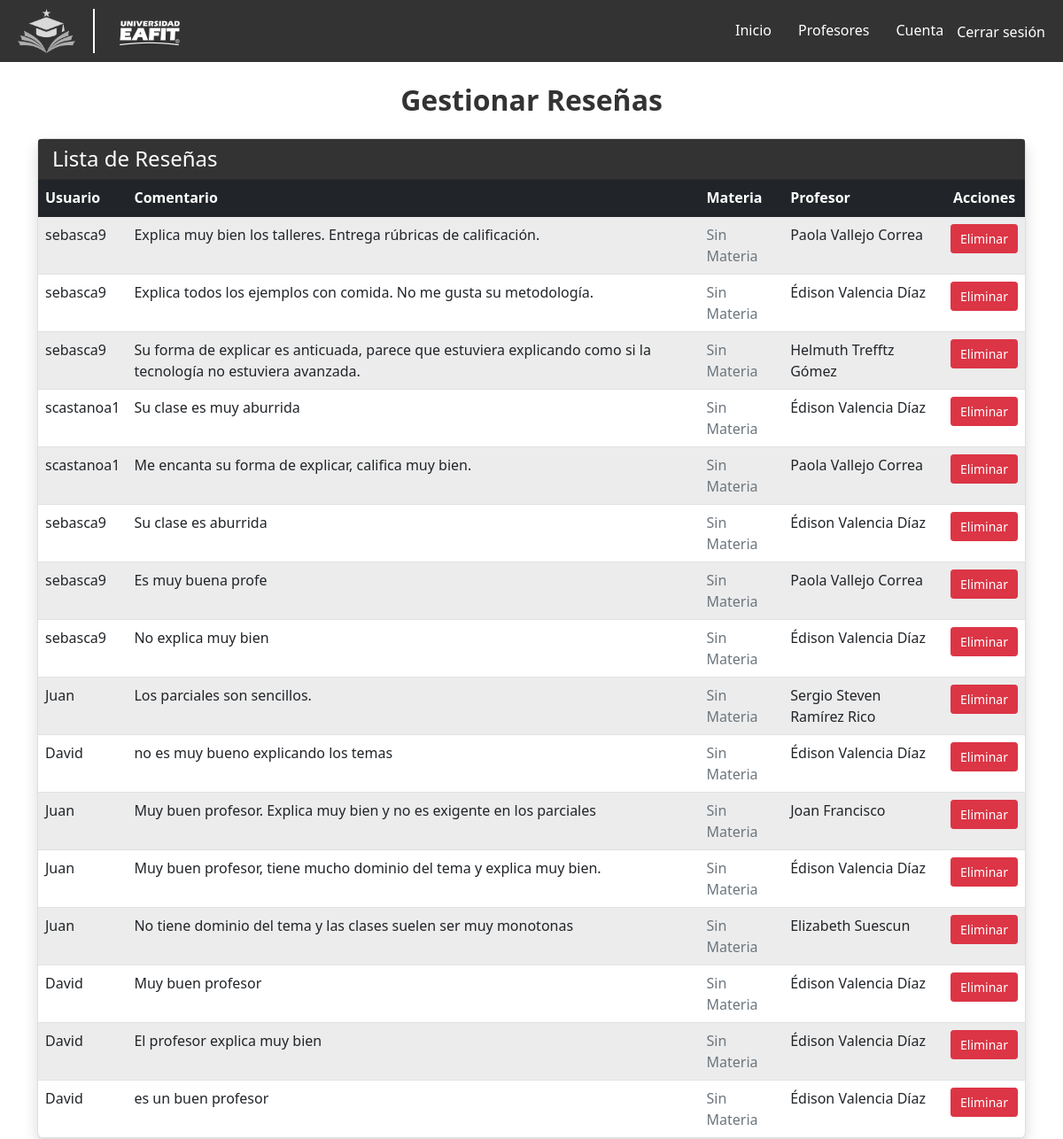
/review/manage_reviews/ (signed in), run on an earlier commit of the app's database.
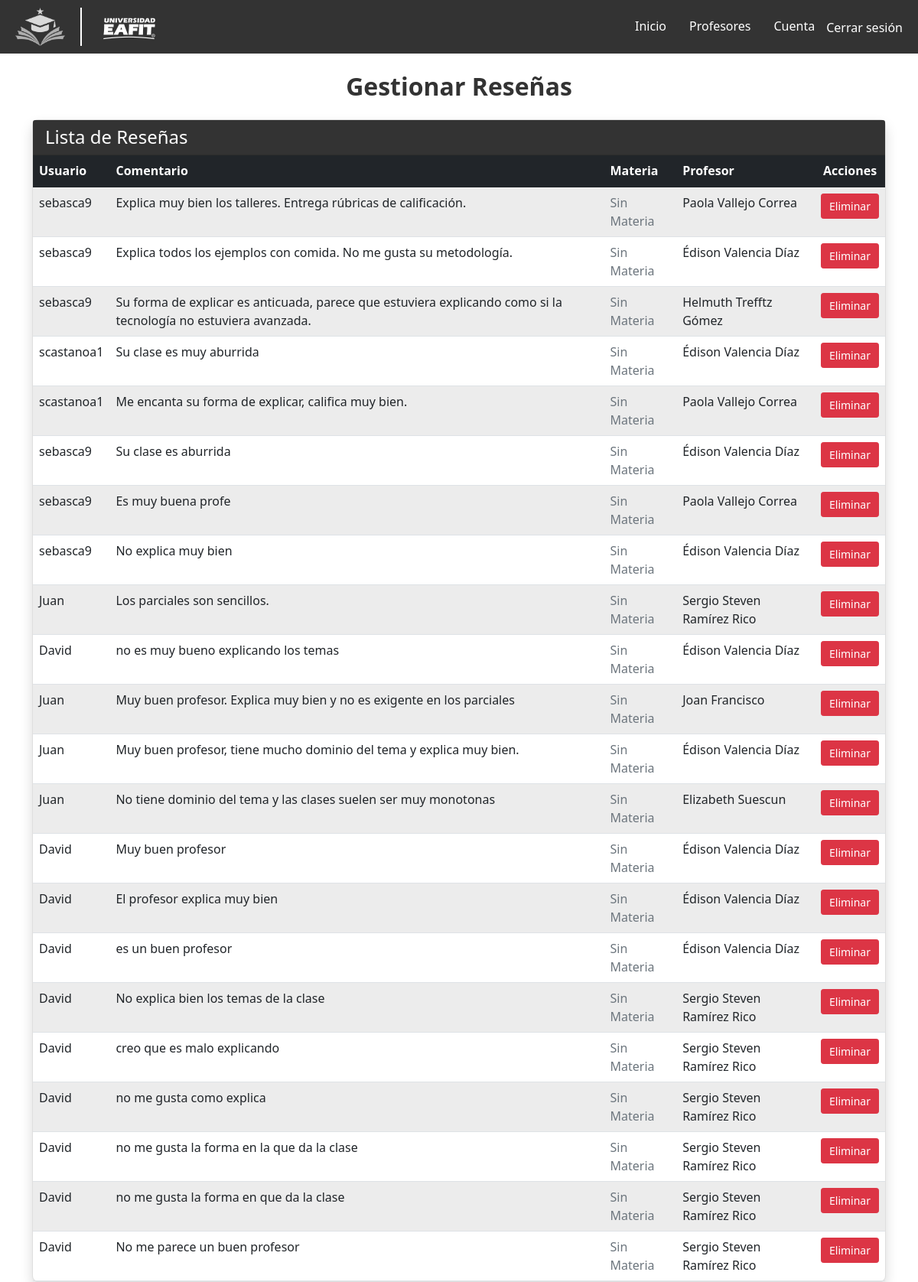
And on a later commit of the database.
### review/models.py (models this page shows, shortened)
class Comentario(models.Model):
    SEMESTRES = [
        ('2024-2', '2024-2'),
        ('2024-1', '2024-1'),
        ('2023-2', '2023-2'),
        ('2023-1', '2023-1'),
        ('2022-2', '2022-2'),
        ('2022-1', '2022-1'),
        ('2021-2', '2021-2'),
        ('2021-1', '2021-1'),
    ]
    profesor = models.ForeignKey('profesores.Profesor', related_name='comentarios', on_delete=models.CASCADE)
    materia = models.ForeignKey(
        'profesores.Materia',
        related_name='comentarios',
        on_delete=models.SET_NULL,  # Si se elimina una materia, dejar como NULL
        null=True,  # Permite valores nulos
        blank=True  # Permite que el formulario deje el campo vacío
    )
    usuario = models.ForeignKey(User, on_delete=models.CASCADE)
    contenido = models.TextField()
    fecha = models.CharField(max_length=7, choices=SEMESTRES, default='2024-2')
    rating = models.IntegerField(choices=((1, '1 Estrella'), (2, '2 Estrellas'),
                                          (3, '3 Estrellas'), (4, '4 Estrellas'),
                                          (5, '5 Estrellas')), default=1)
    aprobado_por_ia = models.BooleanField(default=False)
    anonimo = models.BooleanField(default=False)

### profesores/models.py (models this page shows, shortened)
class Profesor(models.Model):
    nombre = models.CharField(max_length=100)
    departamento = models.CharField(max_length=100)
    materias = models.ManyToManyField('Materia', related_name='profesores')
    calificacion_media = models.FloatField(default=0.0)  # Calificación general del profesor
    numcomentarios = models.IntegerField(default=0)

### review/views.py (the view)
# urls.py: path('review/manage_reviews/', reviewViews.manage_reviews, name='manage_reviews'),
@user_passes_test(is_admin)
def manage_reviews(request):
    comentarios = Comentario.objects.all()  # Mostrar todas las reseñas
    return render(request, 'review/manage_reviews.html', {
        'comentarios': comentarios
    })

### review/views.py (called while the page is built)
def is_admin(user):
    return user.is_staff

### review/templates/review/manage_reviews.html (shortened to what this page needs)
{% extends 'base_generic.html' %}
{% block content %}
<link href="https://cdn.jsdelivr.net/npm/bootstrap@5.1.3/dist/css/bootstrap.min.css" rel="stylesheet">
<div class="container mt-4">
    <h1 class="text-center mb-4">Gestionar Reseñas</h1>
    <div class="card shadow">
        <div class="card-header text-white" style="background-color: #333;">
            <h4 class="mb-0">Lista de Reseñas</h4>
        </div>
        <div class="card-body p-0">
            <table class="table table-striped mb-0">
                <thead class="table-dark">
                    <tr>
                        <th scope="col">Usuario</th>
                        <th scope="col">Comentario</th>
                        <th scope="col">Materia</th>
                        <th scope="col">Profesor</th>
                        <th scope="col" class="text-center">Acciones</th>
                    </tr>
                </thead>
                <tbody>
                    {% for comentario in comentarios %}
                    <tr>
                        <td>{{ comentario.usuario.username }}</td>
                        <td>{{ comentario.contenido }}</td>
                        <td>
                            {% if comentario.materia %}
                                {{ comentario.materia.nombre }}
                            {% else %}
                                <span class="text-muted">Sin Materia</span>
                            {% endif %}
                        </td>
                        <td>{{ comentario.profesor.nombre }}</td>
                        <td class="text-center">
                            <form method="POST" action="{% url 'delete_review' comentario.id %}" onsubmit="return confirm('¿Estás seguro de que deseas eliminar este comentario?');">
                                <button type="submit" class="btn btn-danger btn-sm">Eliminar</button>
                            </form>
                        </td>
                    </tr>
                    {% endfor %}
                </tbody>
            </table>
        </div>
    </div>
</div>
{% endblock %}

What changed in the data, as far as the page shows it:
added Comentario: usuario.username "David", contenido "No explica bien los temas de la clase", shows "Sin Materia", profesor.nombre "Sergio Steven Ramírez Rico"
added Comentario: usuario.username "David", contenido "creo que es malo explicando", shows "Sin Materia", profesor.nombre "Sergio Steven Ramírez Rico"
added Comentario: usuario.username "David", contenido "no me gusta como explica", shows "Sin Materia", profesor.nombre "Sergio Steven Ramírez Rico"
added Comentario: usuario.username "David", contenido "no me gusta la forma en la que da la clase", shows "Sin Materia", profesor.nombre "Sergio Steven Ramírez Rico"
added Comentario: usuario.username "David", contenido "no me gusta la forma en que da la clase", shows "Sin Materia", profesor.nombre "Sergio Steven Ramírez Rico"
added Comentario: usuario.username "David", contenido "No me parece un buen profesor", shows "Sin Materia", profesor.nombre "Sergio Steven Ramírez Rico"
